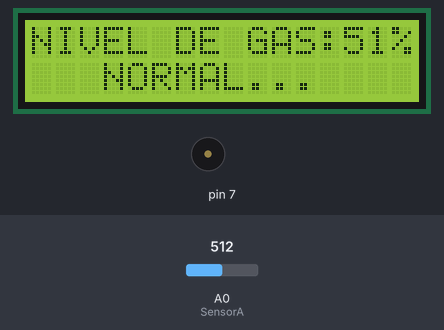
Simulated run of this sketch. Board: Arduino Uno, built with avr-gcc and run on an emulated ATmega328P. Shown: 16×2 character LCD, buzzer (waves = sounding). The inputs (shaded band) are chosen by the test bench; at power-on: A0 (SensorA) = 512. What the sketch prints to the serial monitor is not drawn.

Above: at 1.2 s.
1.3 s: A0 (SensorA) set to 700
At 1.9 s:
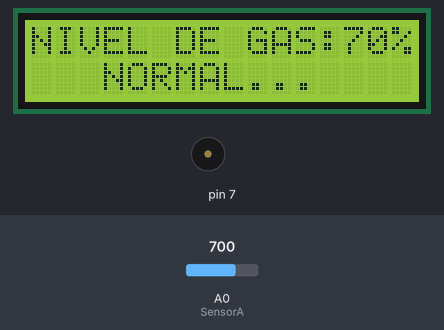
2.8 s: A0 (SensorA) set to 719
At 3.15 s:
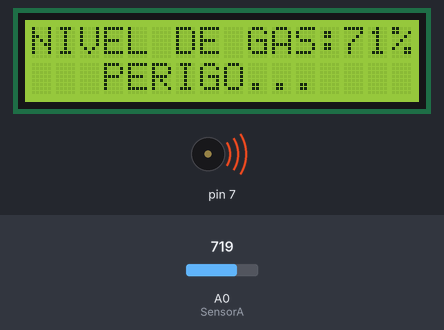
4.7 s: A0 (SensorA) set to 900
At 4.99 s:
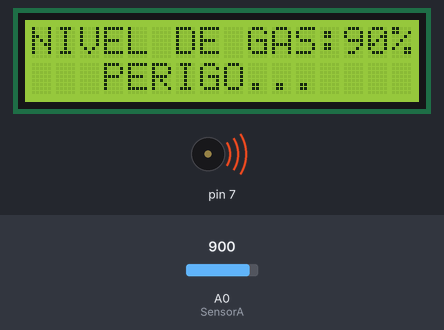
Timing chart, 0 to 7.7 s (numbered marks = the images above; inputs shaded):
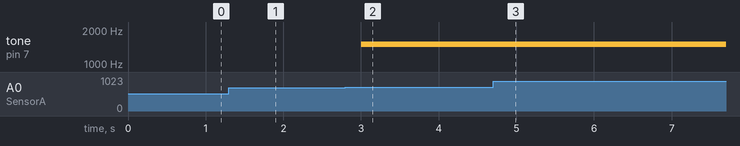

The sketch:

15.Sensor_de_Gas_Com_Buzzer_e_Display_LCD_Sem_I2C.ino
```cpp
#include <Adafruit_NeoPixel.h>
#include <LiquidCrystal.h>
#define PIN 5
#define LED_COUNT 12

int Ledjes = 5;
int SensorA = A0;
int sensorValor = 0;

LiquidCrystal lcd(12, 11, 5, 4, 3, 2);

void setup() {

  Serial.begin(9600);
  pinMode(SensorA, INPUT);
  lcd.begin(16, 2);
}

void loop() {

  sensorValor = (analogRead(SensorA) * 0.1);
  Serial.println(sensorValor, DEC);

  lcd.setCursor(0, 0);
  lcd.print("NIVEL DE GAS:");

  lcd.setCursor(13, 0);
  lcd.print(sensorValor);

  lcd.setCursor(15, 0);
  lcd.print("%");

  if (sensorValor > 70) {
    lcd.noDisplay();
    delay(100);
    lcd.display();
    delay(100);
    lcd.setCursor(3, 1);
    lcd.print("PERIGO...");
    tone(7, 1500);

  } else {
    lcd.setCursor(3, 1);
    lcd.print("NORMAL...");
    noTone(7);
  }
}
```

Measured:
- the behaviour switches between 709 and 710 on A0 (SensorA) (found by bisection; images 1 and 2)
- after the input at 1.3 s, the display: changes at once (image 1)
- after the input at 2.8 s, tone on pin 7: silent → 1500 Hz after 0.20 s; the display: first changes at once (image 2 shows a later state)
- after the input at 4.7 s, the display: first differs from a run without the input after 0.15 s (image 3 shows a later state)
